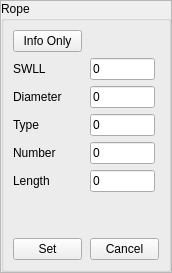
                <widget class="QFrame" name="frameParamRope_set">
                 <property name="sizePolicy">
                  <sizepolicy hsizetype="Preferred" vsizetype="Expanding">
                   <horstretch>0</horstretch>
                   <verstretch>1</verstretch>
                  </sizepolicy>
                 </property>
                 <property name="maximumSize">
                  <size>
                   <width>170</width>
                   <height>16777215</height>
                  </size>
                 </property>
                 <property name="frameShape">
                  <enum>QFrame::Shape::StyledPanel</enum>
                 </property>
                 <property name="frameShadow">
                  <enum>QFrame::Shadow::Raised</enum>
                 </property>
                 <layout class="QVBoxLayout" name="layout_frameParamRope_set">
                  <property name="spacing">
                   <number>0</number>
                  </property>
                  <property name="leftMargin">
                   <number>0</number>
                  </property>
                  <property name="topMargin">
                   <number>0</number>
                  </property>
                  <property name="rightMargin">
                   <number>0</number>
                  </property>
                  <property name="bottomMargin">
                   <number>0</number>
                  </property>
                  <item>
                   <widget class="QGroupBox" name="gbRope_set">
                    <property name="maximumSize">
                     <size>
                      <width>170</width>
                      <height>16777215</height>
                     </size>
                    </property>
                    <property name="title">
                     <string>Rope</string>
                    </property>
                    <layout class="QGridLayout" name="layoutRope_2_set">
                     <property name="horizontalSpacing">
                      <number>8</number>
                     </property>
                     <property name="verticalSpacing">
                      <number>6</number>
                     </property>
                     <item row="5" column="1">
                      <widget class="QLineEdit" name="txtLength_2_set">
                       <property name="maximumSize">
                        <size>
                         <width>65</width>
                         <height>16777215</height>
                        </size>
                       </property>
                       <property name="text">
                        <string>0</string>
                       </property>
                       <property name="readOnly">
                        <bool>true</bool>
                       </property>
                      </widget>
                     </item>
                     <item row="2" column="0">
                      <widget class="QLabel" name="lblDia_2_set">
                       <property name="text">
                        <string>Diameter</string>
                       </property>
                      </widget>
                     </item>
                     <item row="1" column="1">
                      <widget class="QLineEdit" name="txtSWLL_2_set">
                       <property name="maximumSize">
                        <size>
                         <width>65</width>
                         <height>16777215</height>
                        </size>
                       </property>
                       <property name="text">
                        <string>0</string>
                       </property>
                       <property name="readOnly">
                        <bool>true</bool>
                       </property>
                      </widget>
                     </item>
                     <item row="5" column="0">
                      <widget class="QLabel" name="lblLength_2_set">
                       <property name="text">
                        <string>Length</string>
                       </property>
                      </widget>
                     </item>
                     <item row="1" column="0">
                      <widget class="QLabel" name="lblSWLL_2_set">
                       <property name="text">
                        <string>SWLL</string>
                       </property>
                      </widget>
                     </item>
                     <item row="8" column="0">
                      <widget class="QPushButton" name="btnRopeSet_set">
                       <property name="text">
                        <string>Set</string>
                       </property>
                      </widget>
                     </item>
                     <item row="3" column="0">
                      <widget class="QLabel" name="lblType_2_set">
                       <property name="text">
                        <string>Type</string>
                       </property>
                      </widget>
                     </item>
                     <item row="4" column="0">
                      <widget class="QLabel" name="lblNumber_2_set">
                       <property name="text">
                        <string>Number</string>
                       </property>
                      </widget>
                     </item>
                     <item row="4" column="1">
                      <widget class="QLineEdit" name="txtNumber_2_set">
                       <property name="maximumSize">
                        <size>
                         <width>65</width>
                         <height>16777215</height>
                        </size>
                       </property>
                       <property name="text">
                        <string>0</string>
                       </property>
                       <property name="readOnly">
                        <bool>true</bool>
                       </property>
                      </widget>
                     </item>
                     <item row="0" column="0">
                      <widget class="QPushButton" name="btnRopeInfo_set">
                       <property name="sizePolicy">
                        <sizepolicy hsizetype="Preferred" vsizetype="Fixed">
                         <horstretch>0</horstretch>
                         <verstretch>0</verstretch>
                        </sizepolicy>
                       </property>
                       <property name="visible">
                        <bool>false</bool>
                       </property>
                       <property name="text">
                        <string>Info Only</string>
                       </property>
                      </widget>
                     </item>
                     <item row="3" column="1">
                      <widget class="QLineEdit" name="txtType_2_set">
                       <property name="maximumSize">
                        <size>
                         <width>65</width>
                         <height>16777215</height>
                        </size>
                       </property>
                       <property name="text">
                        <string>0</string>
                       </property>
                       <property name="readOnly">
                        <bool>true</bool>
                       </property>
                      </widget>
                     </item>
                     <item row="2" column="1">
                      <widget class="QLineEdit" name="txtDia_2_set">
                       <property name="maximumSize">
                        <size>
                         <width>65</width>
                         <height>16777215</height>
                        </size>
                       </property>
                       <property name="text">
                        <string>0</string>
                       </property>
                       <property name="readOnly">
                        <bool>true</bool>
                       </property>
                      </widget>
                     </item>
                     <item row="8" column="1">
                      <widget class="QPushButton" name="btnRopeCancel_set">
                       <property name="visible">
                        <bool>false</bool>
                       </property>
                       <property name="text">
                        <string>Cancel</string>
                       </property>
                      </widget>
                     </item>
                     <item row="6" column="0">
                      <spacer name="verticalSpacer_3_set">
                       <property name="orientation">
                        <enum>Qt::Orientation::Vertical</enum>
                       </property>
                       <property name="sizeHint" stdset="0">
                        <size>
                         <width>20</width>
                         <height>40</height>
                        </size>
                       </property>
                      </spacer>
                     </item>
                    </layout>
                   </widget>
                  </item>
                 </layout>
                </widget>
